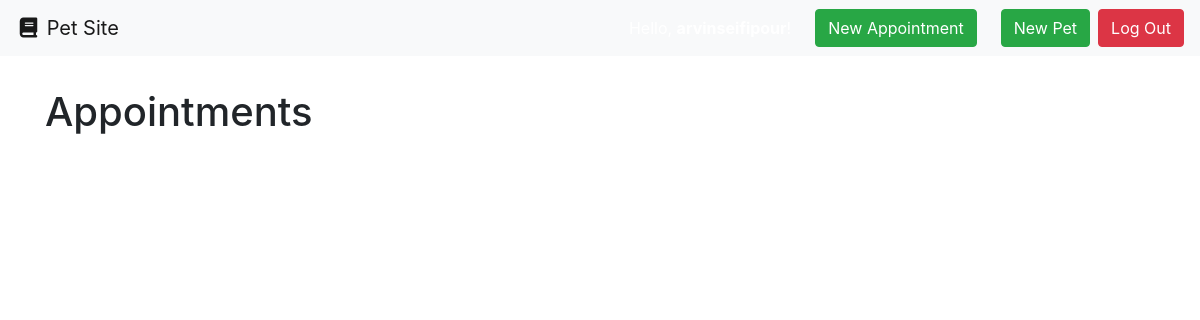
Page /calendar/ (signed in) on the earlier database version.
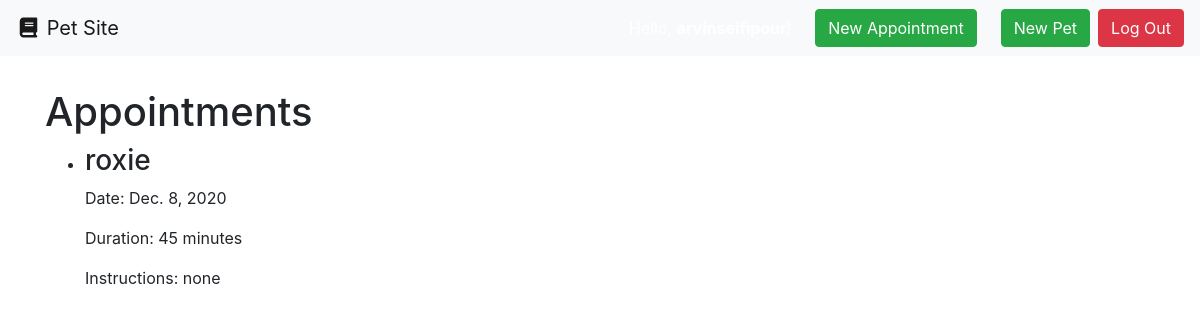
Same page on the later database version.
### pets/models.py (models this page shows)
class Appointment(models.Model):
    date_of_appointment = models.DateField(blank=True, null=True)
    duration_minutes = models.IntegerField(null=True)
    special_instructions = models.CharField(max_length=100)
    pet = models.ForeignKey(Pet, on_delete=models.CASCADE)
    def __str__(self):
      return str(self.pet)

class Pet(models.Model):
    pet_name = models.CharField(max_length=50)
    species = models.CharField(max_length=50)
    breed = models.CharField(max_length=50)
    weight_in_pounds = models.IntegerField(null=True)
    Owner = models.ForeignKey(
        settings.AUTH_USER_MODEL,
        on_delete=models.CASCADE,
    )
    def __str__(self):
        return self.pet_name

### pets/views.py (the view)
# urls.py: path('calendar/', views.calendar, name="calendar")
def calendar(request):
  context = {
    'appointments': Appointment.objects.order_by('date_of_appointment')
  }
  return render(request, 'calendar.html', context)

### pets/templates/calendar.html
{% extends "base.html" %}
{% block content %}
{% if request.user.is_authenticated %}
<h1>Appointments</h1>
<ul>
    {% for appointment in appointments %}
      <li>
        <h3>{{appointment}}</h3>
        <p>Date: {{appointment.date_of_appointment}}</p>
        <p>Duration: {{appointment.duration_minutes}} minutes</p>
        <p>Instructions: {{appointment.special_instructions}}</p>
      </li>
    {% endfor %}
  </ul>
 {% else %}
Please log in to view the rest of the pet site.
 {% endif %}
{% endblock %}

### accounts/templates/base.html (shortened to what this page needs)
<!doctype html>
<html lang="en">
  <head>
    <link rel="stylesheet" href="https://stackpath.bootstrapcdn.com/bootstrap/4.3.1/css/bootstrap.min.css"
>
  </head>
  <body>
    <nav class="navbar navbar-expand-md navbar-light bg-light">
      <a class="navbar-brand" href="/"><i class="fas fa-fw fa-book"></i> Pet Site</a>
      <form class="form-inline ml-auto">
        <div class="text-white">Hello, <strong>{{ user.username }}</strong>!</div>
        {% if request.user.is_authenticated %}
          <a href="{% url 'appointment-create-page' %}" class="btn btn-success ml-4">New Appointment</a>
          <a href="{% url 'pet-create-page' %}" class="btn btn-success ml-4">New Pet</a>
          <a href="{% url 'logout' %}" class="btn btn-danger ml-2">Log Out</a>
        {% else %}
          <a href="{% url 'login' %}" class="btn btn-secondary ml-2">Log In</a>
          <a href="{% url 'signup' %}" class="btn btn-primary ml-2">Sign Up</a>
        {% endif %}
      </form>
    </nav>
    <main role="main" class="container" style="margin-top: 4vh;">
      {% block content %}{% endblock %}
    </main>
  </body>

Differences in the rows shown:
added Appointment: pet.pet_name "roxie", date_of_appointment "Dec. 8, 2020", duration_minutes "45", special_instructions "none"
